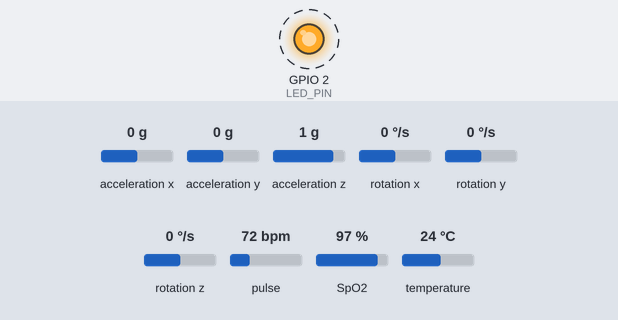
The sketch below on a simulated ESP32. Shown: output pins drawn as LEDs (lit = HIGH). Dashed ring = blinking. The inputs (shaded band) are chosen by the test bench; at power-on: acceleration x 0 g, acceleration y 0 g, acceleration z 1 g, rotation x 0 °/s, rotation y 0 °/s, rotation z 0 °/s, pulse 72 bpm, SpO2 97 %, temperature 24 °C. WiFi joins after 1.5 s; servers stay silent unless stated; no MQTT or app messages arrive unless stated; what the sketch prints to the serial monitor is not drawn.

Above: at 2.1 s.
Timing chart, 0 to 4.6 s (numbered marks = the images above):
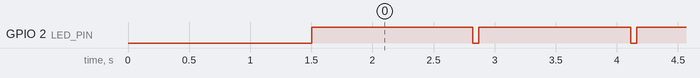

Measured:
- by itself, GPIO 2 (LED_PIN): alternates HIGH for 1.2 s and LOW for 0.05 s

The sketch:

patient_sensor.ino
```cpp
/*
 * Phase 5 — ESP32 Patient Sensor Node
 * Sensors: MAX30102 (HR + SpO2) + MPU6050 (fall detection)
 *
 * Libraries to install via Arduino Library Manager:
 *   - PubSubClient          (MQTT)
 *   - ArduinoJson           (JSON payloads)
 *   - SparkFun MAX3010x     (MAX30102 HR/SpO2)
 *   - Adafruit MPU6050      (accelerometer)
 *   - WiFi (built-in ESP32)
 *
 * Wiring:
 *   MAX30102  → SDA=GPIO21, SCL=GPIO22, VCC=3.3V, GND=GND
 *   MPU6050   → SDA=GPIO21, SCL=GPIO22, VCC=3.3V, GND=GND (same I2C bus)
 *   Status LED → GPIO2 (built-in LED on most ESP32 boards)
 */

#include <WiFi.h>
#include <PubSubClient.h>
#include <ArduinoJson.h>
#include <Wire.h>
#include "MAX30105.h"
#include "spo2_algorithm.h"
#include <Adafruit_MPU6050.h>
#include <Adafruit_Sensor.h>
#include <math.h>

// ── WiFi & MQTT Config ────────────────────────────────────────────────────────
const char* WIFI_SSID     = "YOUR_HOSPITAL_WIFI";
const char* WIFI_PASSWORD = "YOUR_WIFI_PASSWORD";
const char* MQTT_BROKER   = "192.168.1.100";    // IP of your PC running Mosquitto
const int   MQTT_PORT     = 1883;
const char* PATIENT_ID    = "patient_001";
const char* DEVICE_ID     = "esp32_bed1";

// MQTT Topics
char TOPIC_HR[64], TOPIC_SPO2[64], TOPIC_TEMP[64],
     TOPIC_MOV[64], TOPIC_FALL[64], TOPIC_VITALS[64];

// ── Hardware ──────────────────────────────────────────────────────────────────
#define LED_PIN         2
#define SAMPLE_INTERVAL 1000    // ms between readings
#define BUFFER_SIZE     100     // SpO2 algorithm buffer

MAX30105       particleSensor;
Adafruit_MPU6050 mpu;
WiFiClient     wifiClient;
PubSubClient   mqttClient(wifiClient);

// SpO2 algorithm buffers
uint32_t irBuffer[BUFFER_SIZE], redBuffer[BUFFER_SIZE];
int32_t  spo2Value;
int8_t   spo2Valid;
int32_t  heartRate;
int8_t   hrValid;

// Fall detection
float    accelMag          = 0.0;
bool     fallDetected      = false;
float    FALL_THRESHOLD    = 2.5;  // g — tune for your patient population
unsigned long lastSample   = 0;
int      readingCount      = 0;

// ── WiFi ──────────────────────────────────────────────────────────────────────
void connectWiFi() {
  Serial.print("[WiFi] Connecting to "); Serial.println(WIFI_SSID);
  WiFi.begin(WIFI_SSID, WIFI_PASSWORD);
  int attempts = 0;
  while (WiFi.status() != WL_CONNECTED && attempts < 20) {
    delay(500); Serial.print(".");
    attempts++;
  }
  if (WiFi.status() == WL_CONNECTED) {
    Serial.println("\n[WiFi] Connected: " + WiFi.localIP().toString());
    digitalWrite(LED_PIN, HIGH);
  } else {
    Serial.println("\n[WiFi] FAILED — restarting in 5s");
    delay(5000); ESP.restart();
  }
}

// ── MQTT ──────────────────────────────────────────────────────────────────────
void connectMQTT() {
  while (!mqttClient.connected()) {
    Serial.print("[MQTT] Connecting...");
    String clientId = String(DEVICE_ID) + "_" + String(millis());
    if (mqttClient.connect(clientId.c_str())) {
      Serial.println(" Connected.");
    } else {
      Serial.print(" Failed (rc="); Serial.print(mqttClient.state());
      Serial.println(") — retry in 5s");
      delay(5000);
    }
  }
}

void publishVital(const char* topic, float value, const char* unit) {
  StaticJsonDocument<128> doc;
  doc["value"]      = value;
  doc["unit"]       = unit;
  doc["patient_id"] = PATIENT_ID;
  doc["device_id"]  = DEVICE_ID;
  doc["reading_no"] = readingCount;

  char buf[128];
  serializeJson(doc, buf);
  mqttClient.publish(topic, buf, true);   // retained message
}

void publishFullVitals(float hr, float spo2, float temp, float mov, int fall) {
  StaticJsonDocument<256> doc;
  doc["patient_id"]   = PATIENT_ID;
  doc["device_id"]    = DEVICE_ID;
  doc["reading_no"]   = readingCount;
  doc["heartrate"]    = hr;
  doc["spo2"]         = spo2;
  doc["temperature"]  = temp;
  doc["movement"]     = mov;
  doc["fall"]         = fall;

  char buf[256];
  serializeJson(doc, buf);
  mqttClient.publish(TOPIC_VITALS, buf);
}

// ── Sensors ───────────────────────────────────────────────────────────────────
float readTemperature() {
  // MAX30102 has a built-in die temperature sensor
  // Correlates with skin/body temperature ±0.5°C
  float raw = particleSensor.readTemperature();
  return raw + 2.0;  // calibration offset — measure and tune
}

void computeSpO2andHR() {
  // Load buffer
  for (int i = 0; i < BUFFER_SIZE; i++) {
    while (!particleSensor.available())
      particleSensor.check();
    redBuffer[i] = particleSensor.getRed();
    irBuffer[i]  = particleSensor.getIR();
    particleSensor.nextSample();
  }
  maxim_heart_rate_and_oxygen_saturation(
    irBuffer, BUFFER_SIZE, redBuffer,
    &spo2Value, &spo2Valid, &heartRate, &hrValid
  );
}

float readMovementMag() {
  sensors_event_t a, g, temp;
  mpu.getEvent(&a, &g, &temp);
  float ax = a.acceleration.x;
  float ay = a.acceleration.y;
  float az = a.acceleration.z;
  // Subtract gravity (1g = 9.81 m/s²) for movement-only magnitude
  float mag = sqrt(ax*ax + ay*ay + az*az) / 9.81;
  return mag;
}

bool detectFall() {
  accelMag = readMovementMag();
  // Simple threshold — high-G event (impact)
  if (accelMag > FALL_THRESHOLD) {
    Serial.println("[SENSOR] High-G event — possible fall!");
    return true;
  }
  return false;
}

// ── Setup ─────────────────────────────────────────────────────────────────────
void setup() {
  Serial.begin(115200);
  pinMode(LED_PIN, OUTPUT);

  // Build MQTT topic strings
  snprintf(TOPIC_HR,     64, "hospital/%s/heartrate",   PATIENT_ID);
  snprintf(TOPIC_SPO2,   64, "hospital/%s/spo2",        PATIENT_ID);
  snprintf(TOPIC_TEMP,   64, "hospital/%s/temperature", PATIENT_ID);
  snprintf(TOPIC_MOV,    64, "hospital/%s/movement",    PATIENT_ID);
  snprintf(TOPIC_FALL,   64, "hospital/%s/fall",        PATIENT_ID);
  snprintf(TOPIC_VITALS, 64, "hospital/%s/vitals",      PATIENT_ID);

  // WiFi
  connectWiFi();

  // MQTT
  mqttClient.setServer(MQTT_BROKER, MQTT_PORT);
  mqttClient.setKeepAlive(60);
  connectMQTT();

  // MAX30102
  Wire.begin(21, 22);
  if (!particleSensor.begin(Wire, I2C_SPEED_FAST)) {
    Serial.println("[SENSOR] MAX30102 not found — check wiring!");
    while (1) { digitalWrite(LED_PIN, !digitalRead(LED_PIN)); delay(200); }
  }
  particleSensor.setup();
  particleSensor.setPulseAmplitudeRed(0x0A);
  particleSensor.setPulseAmplitudeIR(0x1F);
  particleSensor.enableDIETEMPRDY();

  // MPU6050
  if (!mpu.begin()) {
    Serial.println("[SENSOR] MPU6050 not found — check wiring!");
    // Don't halt — continue without fall detection
  } else {
    mpu.setAccelerometerRange(MPU6050_RANGE_8_G);
    mpu.setFilterBandwidth(MPU6050_BAND_21_HZ);
    Serial.println("[SENSOR] MPU6050 OK");
  }

  Serial.println("[SETUP] All systems ready. Starting monitoring...");
  Serial.println("════════════════════════════════════════");
}

// ── Loop ──────────────────────────────────────────────────────────────────────
void loop() {
  // Maintain connections
  if (WiFi.status() != WL_CONNECTED) { connectWiFi(); }
  if (!mqttClient.connected())        { connectMQTT(); }
  mqttClient.loop();

  unsigned long now = millis();
  if (now - lastSample < SAMPLE_INTERVAL) return;
  lastSample = now;
  readingCount++;

  // ── Read Sensors ──────────────────────────────────────────
  computeSpO2andHR();

  float hr   = hrValid   ? (float)heartRate : 0;
  float spo2 = spo2Valid ? (float)spo2Value : 0;
  float temp = readTemperature();
  float mov  = readMovementMag();
  bool  fall = detectFall();

  // Validate readings (reject clearly bad values)
  if (hr   < 20  || hr   > 250) { Serial.println("[WARN] HR out of range"); hr = 0; }
  if (spo2 < 50  || spo2 > 100) { Serial.println("[WARN] SpO2 out of range"); spo2 = 0; }
  if (temp < 30  || temp > 43)  { Serial.println("[WARN] Temp out of range"); temp = 0; }

  // ── Publish ───────────────────────────────────────────────
  if (hr   > 0) publishVital(TOPIC_HR,   hr,   "bpm");
  if (spo2 > 0) publishVital(TOPIC_SPO2, spo2, "%");
  if (temp > 0) publishVital(TOPIC_TEMP, temp, "C");
  publishVital(TOPIC_MOV, mov, "g");

  if (fall) {
    publishVital(TOPIC_FALL, 1.0, "bool");
    // Flash LED 3 times on fall
    for (int i = 0; i < 3; i++) {
      digitalWrite(LED_PIN, LOW); delay(100);
      digitalWrite(LED_PIN, HIGH); delay(100);
    }
  }

  publishFullVitals(hr, spo2, temp, mov, fall ? 1 : 0);

  // Serial log
  Serial.printf(
    "[#%d] HR:%.0f SpO2:%.0f%% Temp:%.1fC Mov:%.2fg Fall:%d\n",
    readingCount, hr, spo2, temp, mov, fall ? 1 : 0
  );

  // Heartbeat LED blink
  digitalWrite(LED_PIN, LOW); delay(50);
  digitalWrite(LED_PIN, HIGH);
}
```
